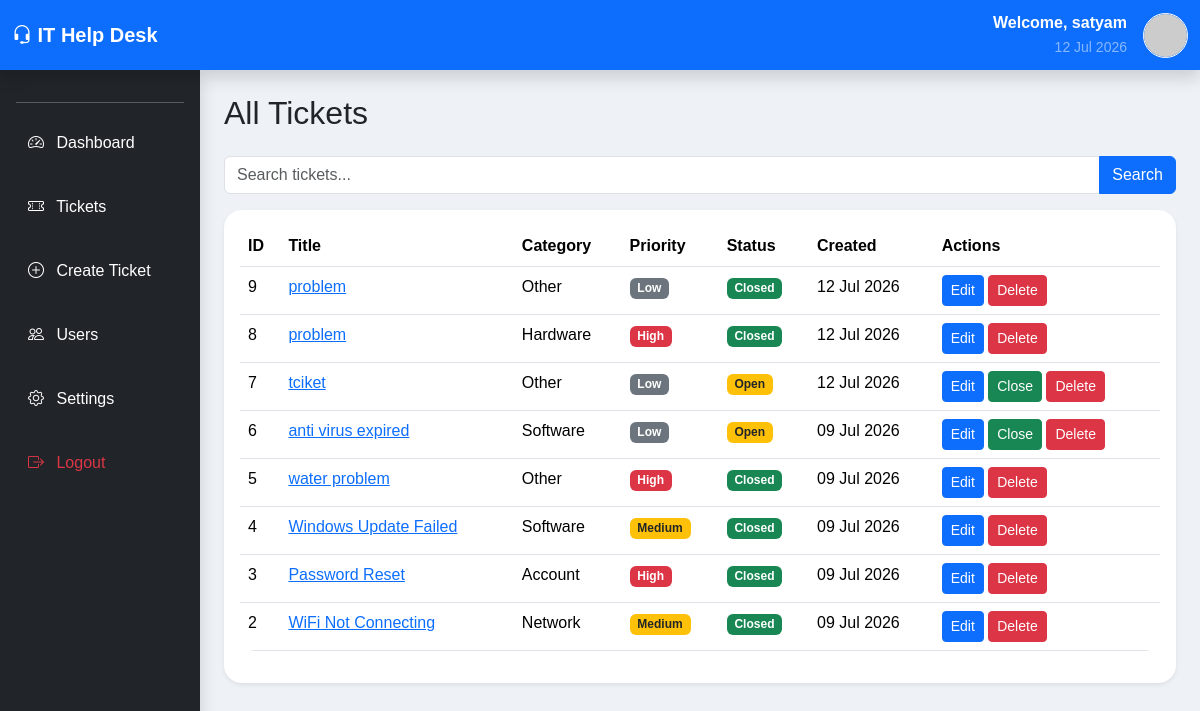
Screenshot of /tickets/ (signed in) with the database file from the repository.
### tickets/models.py (models this page shows, shortened)
class Ticket(models.Model):
    CATEGORY_CHOICES = [
        ("Hardware", "Hardware"),
        ("Software", "Software"),
        ("Network", "Network"),
        ("Account", "Account"),
        ("Other", "Other"),
    ]
    PRIORITY_CHOICES = [
        ("Low", "Low"),
        ("Medium", "Medium"),
        ("High", "High"),
    ]
    STATUS_CHOICES = [
        ("Open", "Open"),
        ("In Progress", "In Progress"),
        ("On Hold", "On Hold"),
        ("Resolved", "Resolved"),
        ("Closed", "Closed"),
    ]
    title = models.CharField(max_length=200)
    description = models.TextField()
    category = models.CharField(
        max_length=20,
        choices=CATEGORY_CHOICES,
        default="Other"
    )
    priority = models.CharField(
        max_length=20,
        choices=PRIORITY_CHOICES,
        default="Medium"
    )
    status = models.CharField(
        max_length=20,
        choices=STATUS_CHOICES,
        default="Open"
    )
    created_by = models.ForeignKey(
        User,
        on_delete=models.CASCADE,
        null=True,
        blank=True
    )
    created = models.DateTimeField(auto_now_add=True)
    updated = models.DateTimeField(auto_now=True)
    resolved_on = models.DateTimeField(
        null=True,
        blank=True
    )
    attachment = models.FileField(
        upload_to="ticket_attachments/",
        blank=True,
        null=True
    )

### tickets/views.py (the view, shortened to what this page needs)
# urls.py: path("tickets/", views.ticket_list, name="ticket_list"),
@login_required
def ticket_list(request):
    search = request.GET.get("search", "")
    if request.user.is_staff:
        tickets = Ticket.objects.all()
    else:
        tickets = Ticket.objects.filter(created_by=request.user)
    tickets = tickets.order_by("-created")
    return render(
        request,
        "tickets/ticket_list.html",
        {
            "tickets": tickets,
            "search": search
        }
    )

### tickets/templates/tickets/ticket_list.html (shortened to what this page needs)
{% extends 'base.html' %}
{% block content %}
<h2 class="mb-4">All Tickets</h2>
<form method="GET" class="mb-3">
    <div class="input-group">
        <input type="text" name="search" class="form-control" placeholder="Search tickets..."
            value="{{ request.GET.search }}">
        <button class="btn btn-primary" type="submit">
            Search
        </button>
    </div>
</form>
<div class="card shadow-sm">
    <div class="card-body">
        <table class="table table-hover">
            <thead>
                <tr>
                    <th>ID</th>
                    <th>Title</th>
                    <th>Category</th>
                    <th>Priority</th>
                    <th>Status</th>
                    <th>Created</th>
                    <th>Actions</th>
                </tr>
            </thead>
            <tbody>
                {% for ticket in tickets %}
                <tr>
                    <td>{{ ticket.id }}</td>
                    <td>
                        <a href="{% url 'ticket_detail' ticket.id %}">
                            {{ ticket.title }}
                        </a>
                    </td>
                    <td>{{ ticket.category }}</td>
                    <td>
                        {% if ticket.priority == 'High' %}
                        <span class="badge bg-danger">{{ ticket.priority }}</span>
                        {% elif ticket.priority == 'Medium' %}
                        <span class="badge bg-warning text-dark">{{ ticket.priority }}</span>
                        {% else %}
                        <span class="badge bg-secondary">{{ ticket.priority }}</span>
                        {% endif %}
                    </td>
                    <td>
                        {% if ticket.status == 'Closed' %}
                        <span class="badge bg-success">{{ ticket.status }}</span>
                        {% elif ticket.status == 'In Progress' %}
                        <span class="badge bg-primary">{{ ticket.status }}</span>
                        {% else %}
                        <span class="badge bg-warning text-dark">{{ ticket.status }}</span>
                        {% endif %}
                    </td>
                    <td>{{ ticket.created|date:"d M Y" }}</td>
                    <td>
                        <a href="{% url 'edit_ticket' ticket.id %}" class="btn btn-sm btn-primary">
                            Edit
                        </a>
                        {% if ticket.status != "Closed" %}
                        <a href="{% url 'close_ticket' ticket.id %}" class="btn btn-sm btn-success">
                            Close
                        </a>
                        {% endif %}
                        <a href="{% url 'delete_ticket' ticket.id %}" class="btn btn-sm btn-danger"
                            onclick="return confirm('Are you sure you want to delete this ticket?');">
                            Delete
                        </a>
                    </td>
                </tr>
                {% empty %}
                <tr>
                    <td colspan="6" class="text-center">
                        No Tickets Found
                    </td>
                </tr>
                {% endfor %}
            </tbody>
        </table>
    </div>
</div>
{% endblock %}

### templates/base.html (shortened to what this page needs)
{% load static %}
<!DOCTYPE html>
<html lang="en">
<head>
    <link href="https://cdn.jsdelivr.net/npm/bootstrap@5.3.7/dist/css/bootstrap.min.css" rel="stylesheet">
    <link rel="stylesheet" href="https://cdn.jsdelivr.net/npm/bootstrap-icons@1.13.1/font/bootstrap-icons.min.css">
    <link rel="stylesheet" href="{% static 'tickets/css/style.css' %}">
</head>
<body>
    <nav class="navbar navbar-expand-lg navbar-dark bg-primary shadow">
        <div class="container-fluid">
            <a class="navbar-brand fw-bold" href="{% url 'dashboard' %}">
                <i class="bi bi-headset"></i>
                IT Help Desk
            </a>
            <div class="ms-auto d-flex align-items-center">
                <div class="text-end me-3">
                    <div class="fw-bold text-white">
                        Welcome,
                        {{ request.user.username }}
                    </div>
                    <small class="text-white-50">
                        {% now "d M Y" %}
                    </small>
                </div>
                <a href="{% url 'profile' %}">
                    <img src="https://ui-avatars.com/api/?name={{ request.user.username }}&background=ffffff&color=0d6efd&size=128"
                        class="rounded-circle border border-white" width="45" height="45" alt="Profile">
                </a>
            </div>
        </div>
    </nav>
    <div class="container-fluid">
        <div class="row">
            <div class="col-md-2 bg-dark text-white min-vh-100 p-3 shadow">
                <hr>
                <a href="{% url 'dashboard' %}" class="nav-link text-white mb-3">
                    <i class="bi bi-speedometer2 me-2"></i>
                    Dashboard
                </a>
                <a href="{% url 'ticket_list' %}" class="nav-link text-white mb-3">
                    <i class="bi bi-ticket-perforated me-2"></i>
                    Tickets
                </a>
                <a href="{% url 'create_ticket' %}" class="nav-link text-white mb-3">
                    <i class="bi bi-plus-circle me-2"></i>
                    Create Ticket
                </a>
                {% if request.user.is_staff %}
                <a href="{% url 'users_list' %}" class="nav-link text-white mb-3">
                    <i class="bi bi-people me-2"></i>
                    Users
                </a>
                {% endif %}
                <a href="{% url 'settings' %}" class="nav-link text-white mb-3">
                    <i class="bi bi-gear me-2"></i>
                    Settings
                </a>
                <a href="{% url 'logout' %}" class="nav-link text-danger">
                    <i class="bi bi-box-arrow-right me-2"></i>
                    Logout
                </a>
            </div>
            <div class="col-md-10 p-4">
                {% block content %}
                {% endblock %}
            </div>
        </div>
    </div>
</body>
</html>

### tickets/static/tickets/css/style.css (style rules this page uses)
body { background:#eef2f7; font-family:Arial, Helvetica, sans-serif; }
.navbar { height:70px; }
.nav-link { padding:12px; border-radius:12px; transition:.3s; }
.card { border:none; border-radius:18px; box-shadow:0 10px 20px rgba(0,0,0,.08); transition:.3s; }
.table { border-radius:15px; overflow:hidden; background:white; }

### rows the page displays
Ticket: id "9", title "problem", category "Other", priority "Low", status "Closed", created "12 Jul 2026"
Ticket: id "8", title "problem", category "Hardware", priority "High", status "Closed", created "12 Jul 2026"
Ticket: id "7", title "tciket", category "Other", priority "Low", status "Open", created "12 Jul 2026", shows "Close"
Ticket: id "6", title "anti virus expired", category "Software", priority "Low", status "Open", created "09 Jul 2026", shows "Close"
Ticket: id "5", title "water problem", category "Other", priority "High", status "Closed", created "09 Jul 2026"
Ticket: id "4", title "Windows Update Failed", category "Software", priority "Medium", status "Closed", created "09 Jul 2026"
Ticket: id "3", title "Password Reset", category "Account", priority "High", status "Closed", created "09 Jul 2026"
Ticket: id "2", title "WiFi Not Connecting", category "Network", priority "Medium", status "Closed", created "09 Jul 2026"

### other values shown
{{ request.user.username }} "satyam"
